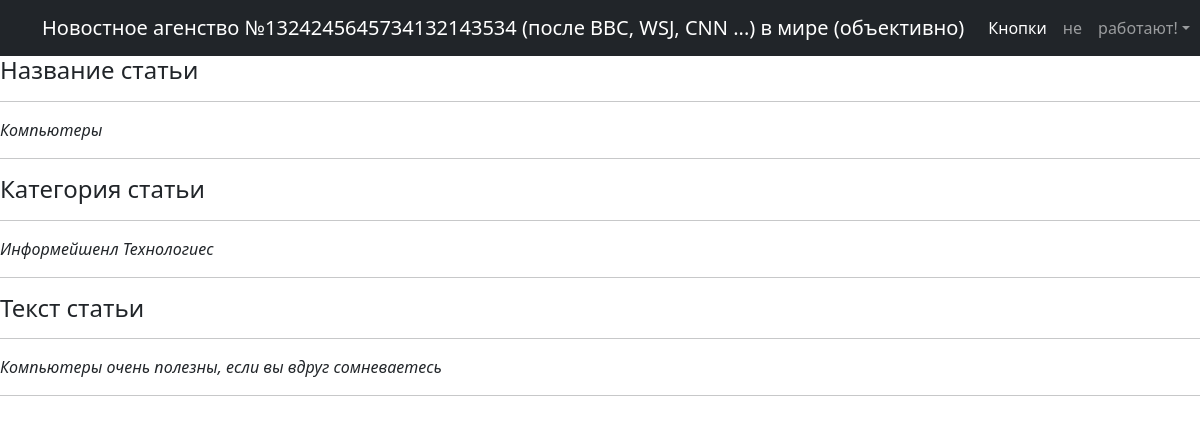
Screenshot of /news/1 with the database file from the repository.
### table/models.py (models this page shows, shortened)
class Post(models.Model):
    author = models.ForeignKey(Author, on_delete=models.CASCADE)
    title = models.CharField(max_length=32)
    category = models.CharField(max_length=32)
    text = models.TextField(default='Здесь ничего не написано')

### table/views.py (the view)
# urls.py: path('<int:pk>', PostDetail.as_view())
class PostDetail(DetailView):
    model = Post
    template_name = 'event.html'
    context_object_name = 'post'

### table/templatetags/custom_filters.py (called while the page is built)
@register.filter()
def cursed_words(word):
    i = -1
    word_super = word.split(' ')
    for letter in word_super:
        i += 1
        if letter in trashtalk:
            word_super[i:] = trashtalk[f'{letter}']
    return f'{" ".join(word_super)}'

### templates/event.html
{% extends 'flatpages/default.html' %}
{% load custom_filters %}
{% block content %}
<h4>Название статьи</h4>
<hr>
<i> {{ post.title }} </i>
<hr>
<h4>Категория статьи</h4>
<hr>
<i> {{ post.category }} </i>
<hr>
<h4>Текст статьи</h4>
<hr>
<i> {{ post.text | cursed_words }} </i>
<hr>
{% endblock content %}

### rows the page displays
Post: title "Компьютеры", category "Информейшенл Технологиес", text|cursed_words "Компьютеры очень полезны, если вы вдруг сомневаетесь"
